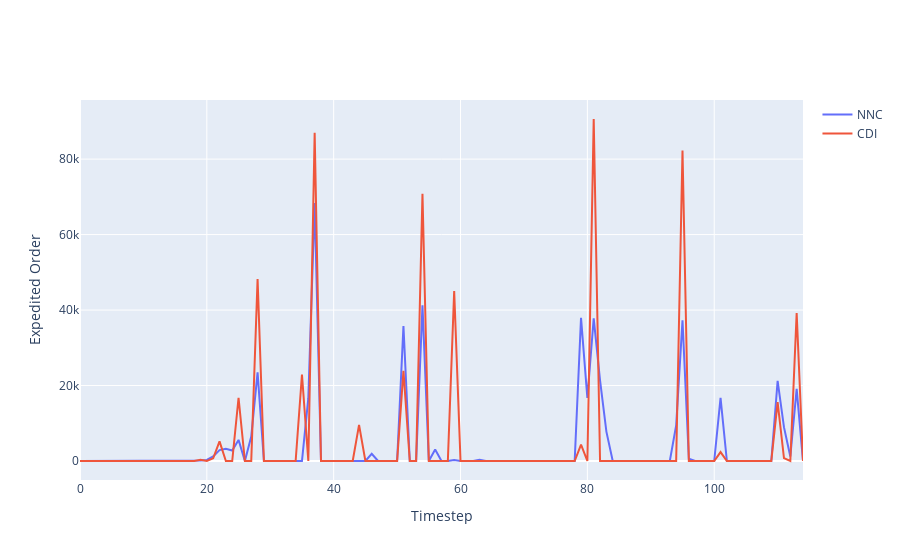

Notebook cell for this chart:
### Code cell
a = go.Scatter(y=[x.item() for x in nn_qe[1:]], name='NNC')
b = go.Scatter(y=cdi_qe, name='CDI')
fig = go.Figure([a,b])
fig.layout.xaxis.title = 'Timestep'
fig.layout.yaxis.title = 'Expedited Order'
fig

### Figure 1 — Plotly figure (JSON) as saved in the notebook; plotly's stock layout.template omitted (floating-point values rounded to 4 significant figures)
{"data": [{"name": "NNC", "type": "scatter", "y": [0, 0, 0, 0, 0, 0, 0, 0, 0, 0, 0, 0, 0, 0, 0, 0, 0, 0, 52, 144, 283, 1231, 2880, 3215, 2770, 5590, 0, 6490, 23480, 0, 0, 0, 0, 0, 0, 0, 16654, 68343, 0, 0, 0, 0, 0, 0, 0, 0, 1929, 0, 0, 0, 0, 35759, 0, 0, 41246, 0, 3060, 0, 0, 253, 0, 0, 0, 348, 0, 0, 0, 0, 0, 0, 0, 0, 0, 0, 0, 0, 0, 0, 0, 37942, 16686, 37821, 21385, 7793, 0, 0, 0, 0, 0, 0, 0, 0, 0, 0, 9409, 37282, 577, 0, 0, 0, 0, 16752, 0, 0, 0, 0, 0, 0, 0, 0, 21255, 8966, 1194, 19131, 0]}, {"name": "CDI", "type": "scatter", "y": [0, 0, 0, 0, 0, 0, 0, 0, 0, 0, 0, 0, 0, 0, 0, 0, 0, 0, 0, 317, 3, 704, 5203, 0, 0, 16768, 0, 0, 48206, 0, 0, 0, 0, 0, 0, 22924, 0, 86987, 0, 0, 0, 0, 0, 0, 9583, 0, 0, 0, 0, 0, 0, 23931, 0, 0, 70784, 0, 0, 0, 0, 45039, 0, 0, 0, 0, 0, 0, 0, 0, 0, 0, 0, 0, 0, 0, 0, 0, 0, 0, 0, 4358, 0, 90631, 0, 0, 0, 0, 0, 0, 0, 0, 0, 0, 0, 0, 0, 82311, 0, 0, 0, 0, 0, 2362, 0, 0, 0, 0, 0, 0, 0, 0, 15585, 770, 0, 39210, 0]}], "layout": {"xaxis": {"title": {"text": "Timestep"}}, "yaxis": {"title": {"text": "Expedited Order"}}}}
